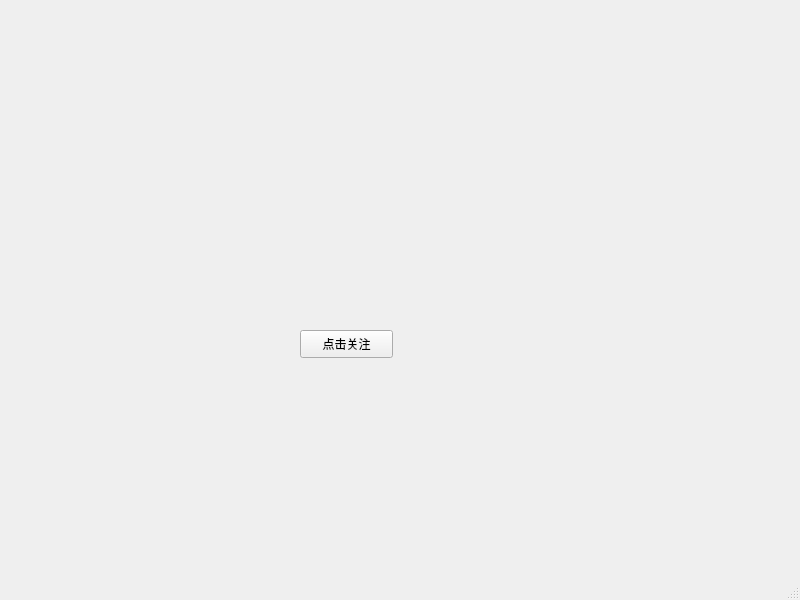
<?xml version="1.0" encoding="UTF-8"?>
<ui version="4.0">
 <class>MainWindow</class>
 <widget class="QMainWindow" name="MainWindow">
  <property name="geometry">
   <rect>
    <x>0</x>
    <y>0</y>
    <width>800</width>
    <height>600</height>
   </rect>
  </property>
  <property name="windowTitle">
   <string>MainWindow</string>
  </property>
  <widget class="QWidget" name="centralwidget">
   <widget class="QPushButton" name="pushButton">
    <property name="geometry">
     <rect>
      <x>300</x>
      <y>330</y>
      <width>93</width>
      <height>28</height>
     </rect>
    </property>
    <property name="text">
     <string>点击关注</string>
    </property>
   </widget>
  </widget>
  <widget class="QMenuBar" name="menubar">
   <property name="geometry">
    <rect>
     <x>0</x>
     <y>0</y>
     <width>800</width>
     <height>26</height>
    </rect>
   </property>
  </widget>
  <widget class="QStatusBar" name="statusbar"/>
 </widget>
 <resources/>
 <connections/>
</ui>
